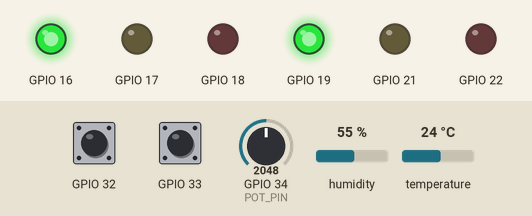
Recording of a sketch running on a simulated ESP32. Parts: output pins drawn as LEDs (lit = HIGH). The test bench sets the inputs (shaded band); at power-on: GPIO 32 HIGH, GPIO 33 HIGH, GPIO 34 (POT_PIN) = 2048, humidity 55 %, temperature 24 °C. WiFi joins after 1.5 s; servers stay silent unless stated; the local clock reads 2024-03-15 10:24:30 at power-on unless the sketch sets it; no MQTT or app messages arrive unless stated; what the sketch prints to the serial monitor is not drawn.

Above: at 2.7 s.
2.8 s: GPIO 32 pulled LOW for 0.15 s
At 3.3 s:
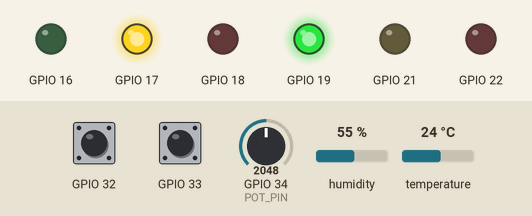
4.4 s: GPIO 33 pulled LOW for 0.15 s
At 5.7 s:
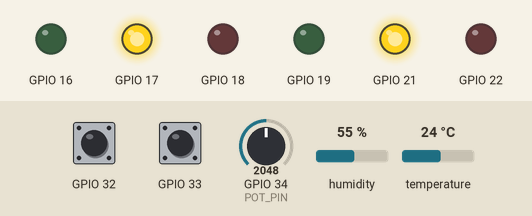
6.0 s: GPIO 32 pulled LOW for 1 s
At 8.2 s:
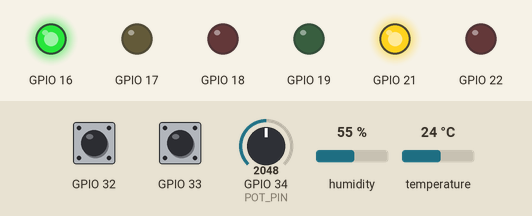
8.5 s: GPIO 33 pulled LOW for 3.2 s
At 12.9 s:
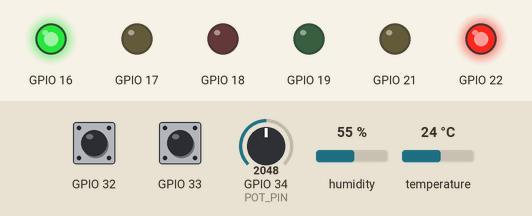
13.2 s: GPIO 32 pulled LOW for 3.2 s
At 17.6 s:
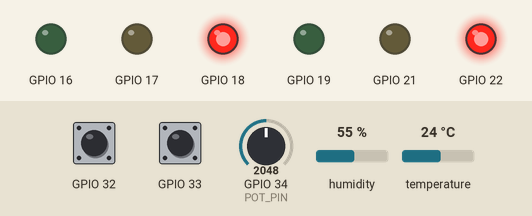
17.9 s: GPIO 33 pulled LOW for 1 s
At 19.7 s:
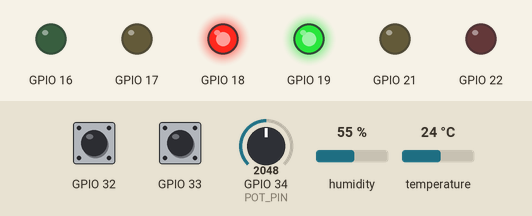
Timing chart, 0 to 21.2 s (numbered marks = the images above; inputs shaded):
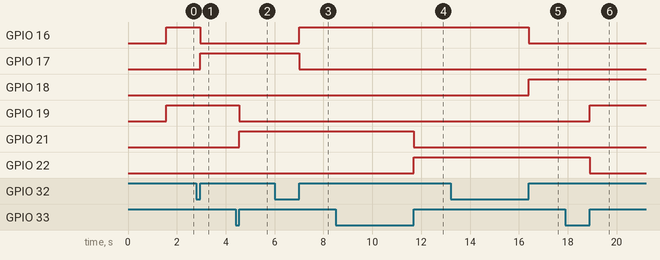

Measured:
- after the input at 2.8 s, GPIO 16: HIGH → LOW after 0.15 s; GPIO 17: LOW → HIGH after 0.15 s
- after the input at 4.4 s, GPIO 19: HIGH → LOW after 0.15 s; GPIO 21: LOW → HIGH after 0.15 s
- after the input at 6.0 s, GPIO 16: LOW → HIGH after 1.0 s; GPIO 17: HIGH → LOW after 1.0 s
- after the input at 8.5 s, GPIO 21: HIGH → LOW after 3.2 s; GPIO 22: LOW → HIGH after 3.2 s
- after the input at 13.2 s, GPIO 16: HIGH → LOW after 3.2 s; GPIO 18: LOW → HIGH after 3.2 s
- after the input at 17.9 s, GPIO 19: LOW → HIGH after 1.0 s; GPIO 22: HIGH → LOW after 1.0 s

The sketch:

sketch.ino
```cpp
#include <WiFi.h>
#include <PubSubClient.h>
#include <ArduinoJson.h>
#include <DHT.h>
#include <time.h>

const char* WIFI_SSID = "Wokwi-GUEST";
const char* WIFI_PASSWORD = "";

// Demo trên Wokwi: broker công khai vì không vào được localhost.
// Khi gắn Mosquitto thật (docker-compose), đổi sang IP máy host.
const char* MQTT_HOST = "broker.hivemq.com";
const int   MQTT_PORT = 1883;
const char* STATION_ID = "ST01";

#define DHT_PIN   4
#define DHT_TYPE  DHT22
#define POT_PIN   34        // giả lập powerKw khi port đang charging

#define PUBLISH_INTERVAL_MS 5000UL
#define LONG_PRESS_MS        2000UL
#define OVERHEAT_C           80.0f

DHT dht(DHT_PIN, DHT_TYPE);
WiFiClient espClient;
PubSubClient mqtt(espClient);

struct Port {
  int portId;
  int ledIdlePin;
  int ledChargingPin;
  int ledFaultPin;
  int buttonPin;
  const char* status;      // "idle" | "charging" | "fault"
  float energyKwh;
  unsigned long pressStartMs;
  bool pressActive;
  unsigned long lastPublishMs;
};

Port ports[2] = {
  { 1, 16, 17, 18, 32, "idle", 0.0f, 0, false, 0 },
  { 2, 19, 21, 22, 33, "idle", 0.0f, 0, false, 0 },
};

unsigned long lastLoopMs = 0;

void setStatus(Port &p, const char* newStatus) {
  if (strcmp(p.status, newStatus) == 0) return;
  Serial.printf("[port %d] %s -> %s\n", p.portId, p.status, newStatus);
  p.status = newStatus;
}

void setupWifi() {
  Serial.printf("Dang ket noi WiFi %s", WIFI_SSID);
  WiFi.begin(WIFI_SSID, WIFI_PASSWORD);
  while (WiFi.status() != WL_CONNECTED) {
    delay(300);
    Serial.print(".");
  }
  Serial.print("\nWiFi OK, IP: ");
  Serial.println(WiFi.localIP());
}

void reconnectMqtt() {
  while (!mqtt.connected()) {
    Serial.print("Dang ket noi MQTT... ");
    String clientId = String("esp32-") + STATION_ID;
    if (mqtt.connect(clientId.c_str())) {
      Serial.println("OK");
    } else {
      Serial.printf("that bai, rc=%d, thu lai sau 1s\n", mqtt.state());
      delay(1000);
    }
  }
}

String isoTimestamp() {
  time_t now;
  time(&now);
  struct tm timeinfo;
  gmtime_r(&now, &timeinfo);
  char buf[25];
  strftime(buf, sizeof(buf), "%Y-%m-%dT%H:%M:%SZ", &timeinfo);
  return String(buf);
}

void updateButton(Port &p, float currentTemp) {
  bool pressed = (digitalRead(p.buttonPin) == LOW);
  if (pressed && !p.pressActive) {
    p.pressActive = true;
    p.pressStartMs = millis();
  } else if (!pressed && p.pressActive) {
    p.pressActive = false;
    unsigned long heldMs = millis() - p.pressStartMs;
    bool safeTemp = isnan(currentTemp) || currentTemp < OVERHEAT_C;

    if (heldMs >= LONG_PRESS_MS) {
      setStatus(p, "fault");
    } else if (strcmp(p.status, "idle") == 0 && safeTemp) {
      setStatus(p, "charging");
      p.energyKwh = 0.0f;      // phiên sạc mới bắt đầu
    } else if (strcmp(p.status, "charging") == 0) {
      setStatus(p, "idle");
    } else if (strcmp(p.status, "fault") == 0 && safeTemp) {
      setStatus(p, "idle");    // nhấn ngắn để reset lỗi, chỉ khi đã hết nóng
    }
  }
}

void updateLed(Port &p) {
  digitalWrite(p.ledIdlePin,     strcmp(p.status, "idle") == 0);
  digitalWrite(p.ledChargingPin, strcmp(p.status, "charging") == 0);
  digitalWrite(p.ledFaultPin,    strcmp(p.status, "fault") == 0);
}

float currentPowerKw(const Port &p) {
  if (strcmp(p.status, "charging") != 0) return 0.0f;
  int raw = analogRead(POT_PIN);      // 0..4095
  return (raw / 4095.0f) * 22.0f;     // map sang 0..22 kW
}

void publishStatus(Port &p, float temperature) {
  StaticJsonDocument<256> doc;
  doc["stationId"] = STATION_ID;
  doc["portId"] = p.portId;
  doc["status"] = p.status;
  doc["powerKw"] = currentPowerKw(p);
  doc["energyKwh"] = p.energyKwh;
  if (isnan(temperature)) {
    doc["temperature"] = nullptr;
  } else {
    doc["temperature"] = temperature;
  }
  doc["timestamp"] = isoTimestamp();

  char payload[256];
  serializeJson(doc, payload);

  String topic = String("stations/") + STATION_ID + "/status";
  bool ok = mqtt.publish(topic.c_str(), payload);

  Serial.printf("[pub] %s -> %s : %s\n", topic.c_str(), ok ? "OK" : "FAIL", payload);
}

void setup() {
  Serial.begin(115200);
  dht.begin();

  for (auto &p : ports) {
    pinMode(p.ledIdlePin, OUTPUT);
    pinMode(p.ledChargingPin, OUTPUT);
    pinMode(p.ledFaultPin, OUTPUT);
    pinMode(p.buttonPin, INPUT_PULLUP);
  }

  setupWifi();
  configTime(0, 0, "pool.ntp.org");   // lấy giờ UTC thật cho field timestamp
  mqtt.setServer(MQTT_HOST, MQTT_PORT);
}

void loop() {
  if (!mqtt.connected()) reconnectMqtt();
  mqtt.loop();

  unsigned long nowMs = millis();
  unsigned long deltaMs = nowMs - lastLoopMs;
  lastLoopMs = nowMs;

  float temperature = dht.readTemperature();
  if (isnan(temperature)) {
    Serial.println("[dht] doc nhiet do that bai");
  }

  for (auto &p : ports) {
    if (!isnan(temperature) && temperature >= OVERHEAT_C) {
      setStatus(p, "fault");   // cảnh báo quá nhiệt, bất kể đang idle hay charging
    }

    updateButton(p, temperature);
    updateLed(p);

    if (strcmp(p.status, "charging") == 0) {
      p.energyKwh += currentPowerKw(p) * (deltaMs / 3600000.0f);
    }

    if (nowMs - p.lastPublishMs >= PUBLISH_INTERVAL_MS) {
      p.lastPublishMs = nowMs;
      publishStatus(p, temperature);
    }
  }
}
```
